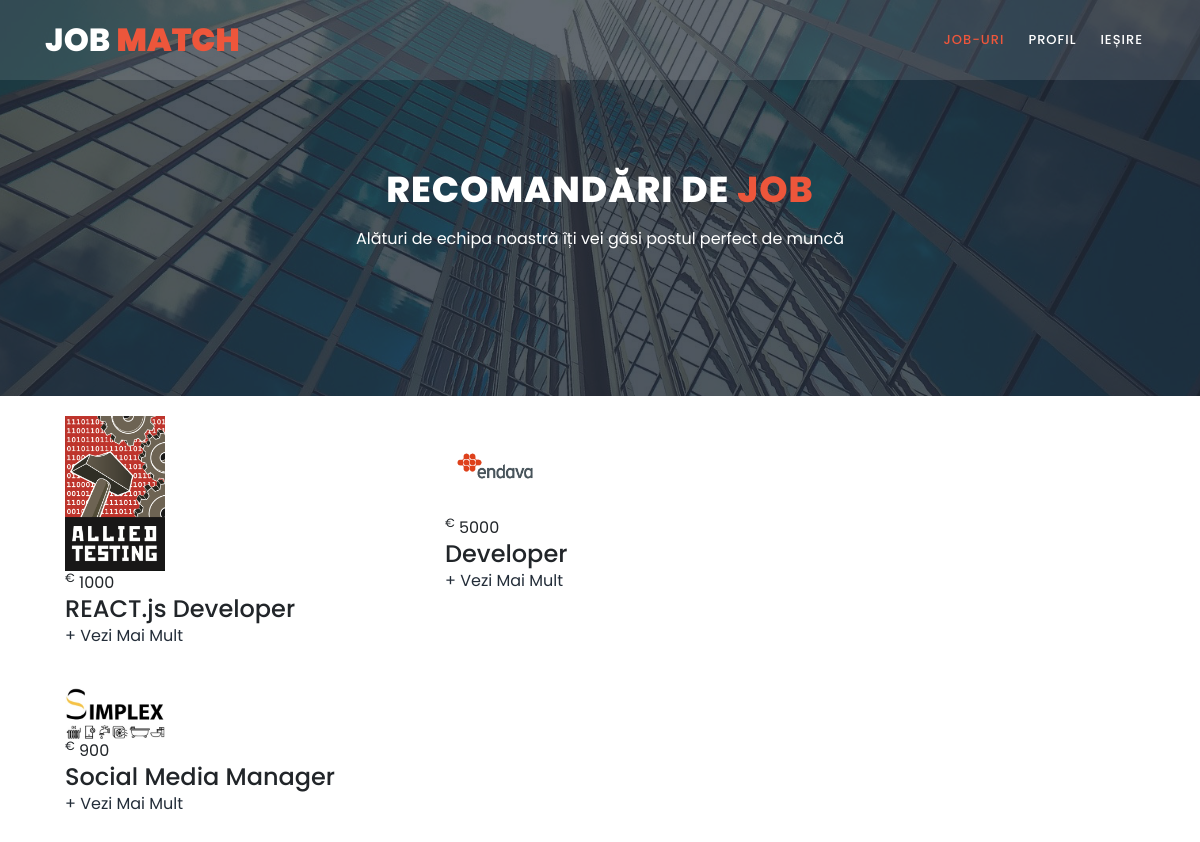
Page /JobMatch/proiect/job-website/recomandari.php?id_user=24 on the committed database.
### tables this page shows
CREATE TABLE `anunturi_companie` (
  `id_anunt` int(11) NOT NULL,
  `id_companie` int(11) NOT NULL,
  `id_job` int(11) NOT NULL,
  `titlu` varchar(30) NOT NULL,
  `poza_anunt` varchar(120) NOT NULL,
  `salariu` int(11) NOT NULL,
  `id_valuta` int(11) NOT NULL,
  `descriere` varchar(1000) NOT NULL,
  `id_categ_job` int(11) NOT NULL,
  `id_locatie` int(11) NOT NULL
);

CREATE TABLE `companii` (
  `id_companie` int(11) NOT NULL,
  `denumire` varchar(100) NOT NULL,
  `poza` varchar(100) NOT NULL,
  `adresa` varchar(150) NOT NULL,
  `descriere` varchar(1500) NOT NULL,
  `email_companie` varchar(100) NOT NULL,
  `parola` varchar(100) NOT NULL,
  `id_locatie` int(11) NOT NULL,
  `telefon` varchar(66) NOT NULL
);

CREATE TABLE `valuta` (
  `id_valuta` int(11) NOT NULL,
  `valuta` varchar(10) NOT NULL
);

### JobMatch/proiect/job-website/recomandari.php (the view, shortened to what this page needs)
<?php
require_once "config.php";
$id_user = $_GET['id_user']?>
<!DOCTYPE html>
<html lang="en">
<head>
    <link rel="stylesheet" type="text/css" href="assets/css/bootstrap.min.css">
    <link rel="stylesheet" type="text/css" href="assets/css/font-awesome.css">
    <link rel="stylesheet" href="assets/css/style.css">
</head>
<body >
<header class="header-area header-sticky">
    <div class="container">
        <div class="row">
            <div class="col-12">
                <nav class="main-nav">
                    <a href="#" class="logo">Job <em> Match</em></a>
                    <ul class="nav">
                        <li><a href="jobs.php" class="active">Job-uri</a></li>
                        <li><a href="userProfile.php">Profil</a></li>
                        <li><a href="index.html">Ieșire</a></li>
                    </ul>
                </nav>
            </div>
        </div>
    </div>
</header>
<section class="section section-bg" id="call-to-action"
         style="background-image: url(assets/images/banner-image-1-1920x500.jpg)">
    <div class="container">
        <div class="row">
            <div class="col-lg-10 offset-lg-1">
                <div class="cta-content">
                    <br>
                    <br>
                    <h2>Recomandări de <em>Job</em></h2>
                    <p>Alături de echipa noastră îți vei găsi postul perfect de muncă</p>
                </div>
            </div>
        </div>
    </div>
</section>
<section class="section" id="trainers">
    <div class="container">
        <div class="row">
            <div class="col-lg-8">
                <div class="row">
                    <?php
                        $recommendations = mysqli_query($link, "SELECT anunturi_companie.id_anunt as id_anunt, valuta.valuta, anunturi_companie.titlu,anunturi_companie.salariu, companii.denumire,companii.poza AS poza_comp
                        FROM anunturi_companie
                        INNER JOIN companii ON anunturi_companie.id_companie = companii.id_companie
                        INNER JOIN valuta ON anunturi_companie.id_valuta = valuta.id_valuta
                        WHERE (valuta.valuta = (SELECT valuta.valuta FROM valuta INNER JOIN users ON valuta.id_valuta = users.id_valuta
                        WHERE users.id_user = $id_user AND anunturi_companie.salariu >= users.salariu_min_interesat));");
                        while ($iterator = mysqli_fetch_assoc($recommendations)):?>
                            <div class="col-md-6">
                                <div class="card-body">
                                    <div>
                                        <img src="pozeCompanii/<?php echo $iterator['poza_comp']?>" alt=""  width="100">
                                    </div>
                                    <div class="down-content">
                                        <span> <sup><?php echo $iterator['valuta'] ?></sup> <?php echo $iterator['salariu'] ?> </span>
                                        <h4><?php echo $iterator['titlu'] ?></h4>
                                        <ul class="social-icons">
                                            <li><a href="job-details.php?id_anunt=<?php echo $iterator['id_anunt'];?>">+ Vezi Mai Mult</a></li>
                                        </ul>
                                    </div>
                                </div>
                            </div>
                        <?php endwhile;
                    ?>
                </div>
            </div>
        </div>
        <br>
    </div>
</section>
</body>
</html>

### JobMatch/proiect/job-website/assets/css/style.css (style rules this page uses)
html, body, div, span, applet, object, iframe, h1, h2, h3, h4, h5, h6, p, blockquote, div pre, a, abbr, acronym, address, big, cite, code, del, dfn, em, font, img, ins, kbd, q, s, samp, small, strike, strong, sub, sup, tt, var, b, u, i, center, dl, dt, dd, ol, ul, li, figure, header, nav, section, article, aside, footer, figcaption { margin: 0; padding: 0; border: 0; outline: 0; }
ul, li { padding: 0; margin: 0; list-style: none; }
header, nav, section, article, aside, footer, hgroup { display: block; }
* { box-sizing: border-box; }
html, body { font-family: 'Poppins', sans-serif; font-weight: 400; background-color: #fff; font-size: 16px; -ms-text-size-adjust: 100%; -webkit-font-smoothing: antialiased; -moz-osx-font-smoothing: grayscale; }
a { text-decoration: none !important; }
h1, h2, h3, h4, h5, h6 { margin-top: 0px; margin-bottom: 0px; }
ul { margin-bottom: 0px; }
p { font-size: 14px; line-height: 25px; color: #7a7a7a; }
html, body { background: #fff; font-family: 'Poppins', sans-serif; }
.header-area { position: absolute; top: 0px; left: 0px; right: 0px; z-index: 100; height: 80px; background: rgba(250,250,250,0.1); -webkit-transition: all .5s ease 0s; -moz-transition: all .5s ease 0s; -o-transition: all .5s ease 0s; transition: all .5s ease 0s; }
.header-area .main-nav { min-height: 80px; background: transparent; }
.header-area .main-nav .logo { line-height: 80px; color: #fff; font-size: 32px; font-weight: 800; text-transform: uppercase; float: left; -webkit-transition: all 0.3s ease 0s; -moz-transition: all 0.3s ease 0s; -o-transition: all 0.3s ease 0s; transition: all 0.3s ease 0s; }
.header-area .main-nav .logo em { font-style: normal; color: #ed563b; font-weight: 900; }
.header-area .main-nav .nav { float: right; margin-top: 27px; margin-right: 0px; background-color: transparent; -webkit-transition: all 0.3s ease 0s; -moz-transition: all 0.3s ease 0s; -o-transition: all 0.3s ease 0s; transition: all 0.3s ease 0s; position: relative; z-index: 999; }
.header-area .main-nav .nav li { padding-left: 20px; padding-right: 20px; }
.header-area .main-nav .nav li a { display: block; font-weight: 500; font-size: 13px; color: #7a7a7a; text-transform: uppercase; -webkit-transition: all 0.3s ease 0s; -moz-transition: all 0.3s ease 0s; -o-transition: all 0.3s ease 0s; transition: all 0.3s ease 0s; height: 40px; line-height: 40px; border: transparent; letter-spacing: 1px; }
.header-area .main-nav .nav li a { color: #fff; }
.header-area .main-nav .nav li:hover > a, .header-area .main-nav .nav li > a.active { color: #ed563b!important; opacity: 1; }
.header-area.header-sticky { min-height: 80px; }
.header-area.header-sticky .nav { margin-top: 20px !important; }
.header-area.header-sticky .nav li a.active { color: #ed563b; }
@media (max-width: 1200px) { .header-area .main-nav .nav li { padding-left: 12px; padding-right: 12px; } }
@media (max-width: 1200px) { .header-area .main-nav:before { display: none; } }
@media (min-width: 767px) { .header-area .main-nav .nav { display: flex !important; } }
#call-to-action { padding: 120px 0px; background-image: url(../images/cta-bg.jpg); background-position: center center; background-repeat: no-repeat; background-size: cover; text-align: center; }
.cta-content h2 { font-size: 36px; text-transform: uppercase; font-weight: 800; color: #fff; letter-spacing: 1px; }
.cta-content h2 em { font-style: normal; color: #ed563b; }
.cta-content p { font-size: 16px; color: #fff; margin: 15px 0px 25px 0px; }
.section-bg { background-position: center center; background-repeat: no-repeat; background-size: cover; position: relative; }
.section-bg:before { content:''; position: absolute; top: 0; left: 0; width: 100%; height: 100%; background-color: rgba(35,45,57,0.8); }
.section-bg > form, .section-bg .container { position: relative; z-index: 2 }
#trainers { padding-bottom: 90px; }
ul.social-icons li { display: inline-block; margin-right: 12px; }
ul.social-icons li:last-child { margin-right: 0px; }
ul.social-icons li a { color: #232d39; transition: all .3s; }
a { color: #ed563b; }

### rows in the picture
anunturi_companie: id_companie.poza (picture), id_valuta.valuta "€", salariu "1000", titlu "REACT.js Developer"
anunturi_companie: id_companie.poza (picture), id_valuta.valuta "€", salariu "5000", titlu "Developer"
anunturi_companie: id_companie.poza (picture), id_valuta.valuta "€", salariu "900", titlu "Social Media Manager"
